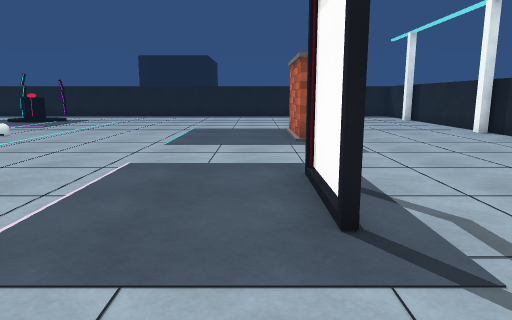
View 1 (above)

20 first-person views from a walk through a 3-D level made in the Unity game engine. The camera is 1.4 m above the floor, tilts 10° down and sees 70° across. The floor is counted in squares, 1 m on a side. Each view is taken from the middle of a square. On the plan, view 1 faces up. The plan holds only what a view shows up to about 16 squares ahead; the rest is blank. The place goes on beyond the plan. The player character is not drawn. Surface patterns are stand-ins for the level's own textures.

View 2
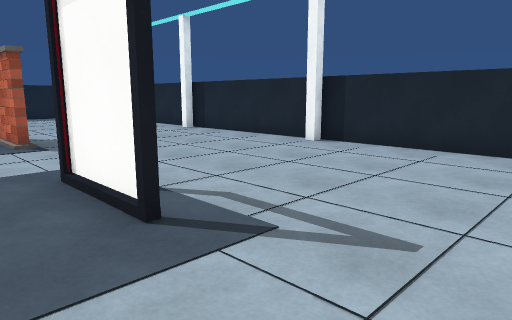

View 3
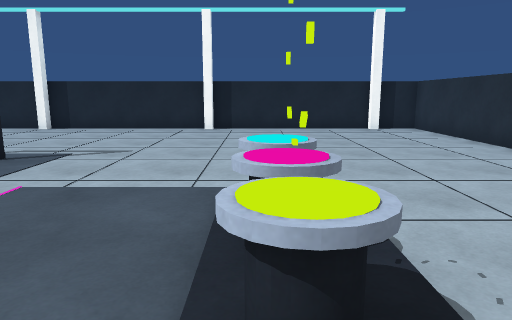

View 4
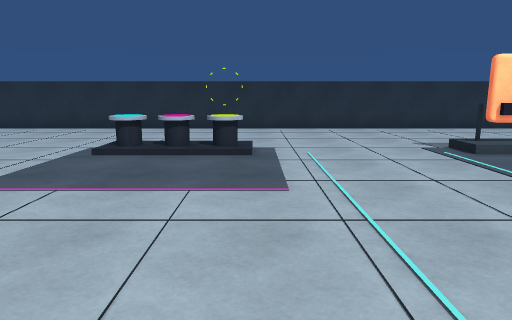

View 5
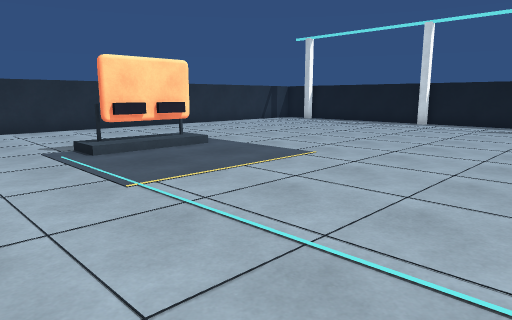

View 6
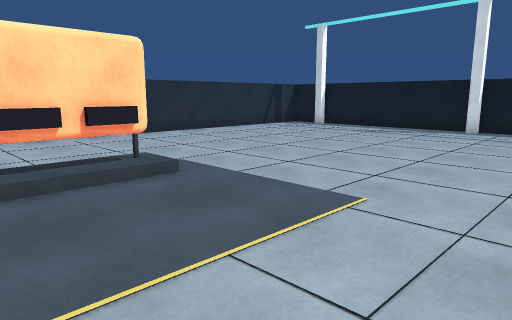

View 7
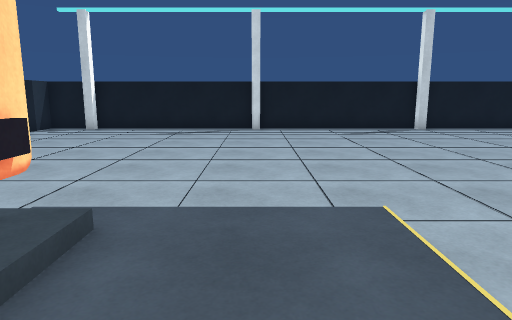

View 8
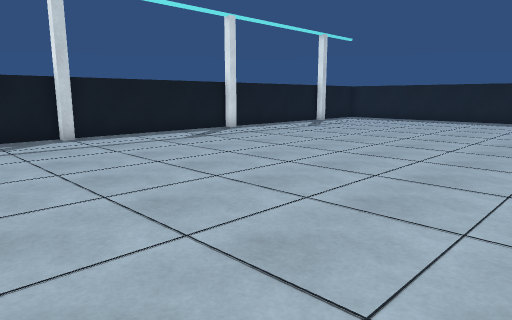

View 9
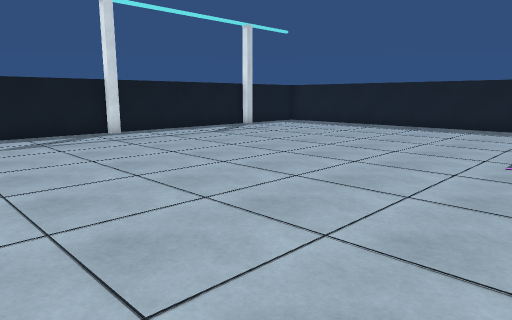

View 10
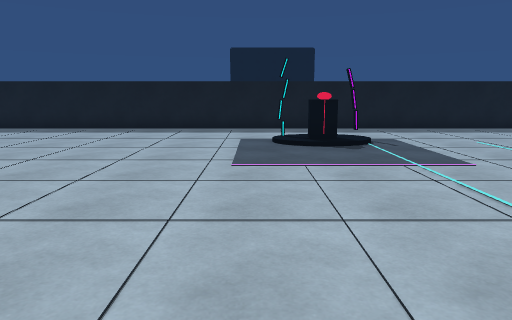

View 11
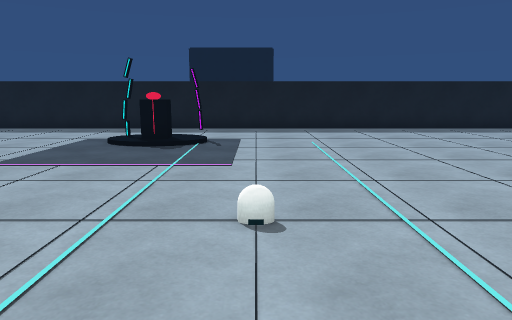

View 12
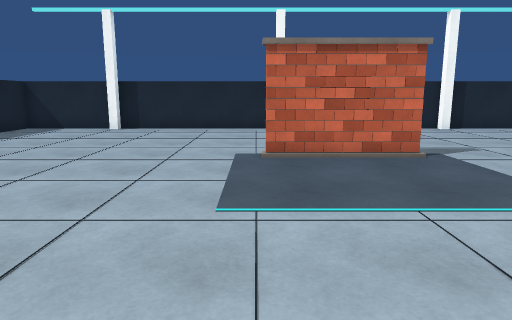

View 13
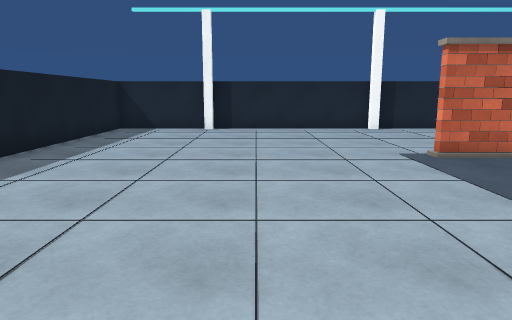

View 14
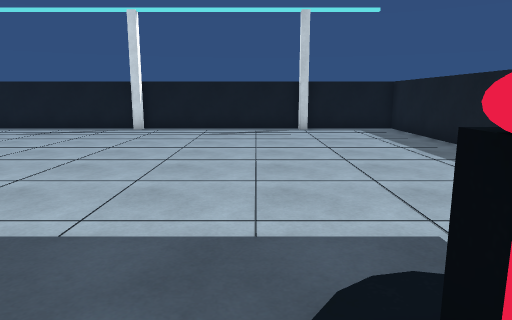

View 15
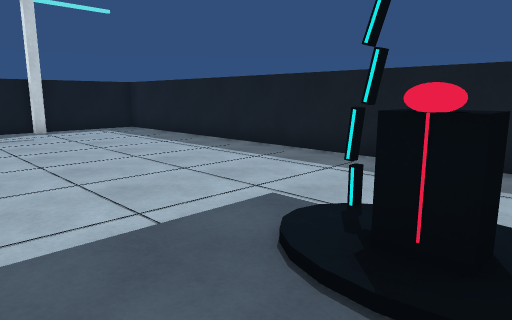

View 16
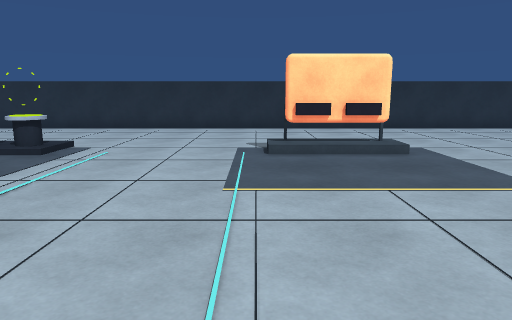

View 17
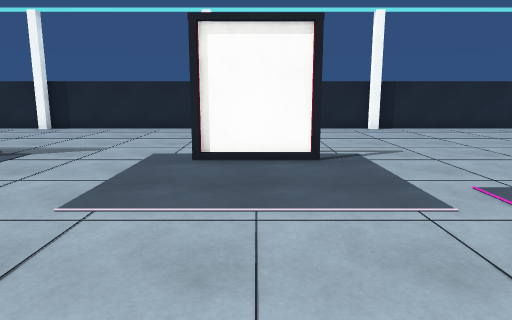

View 18
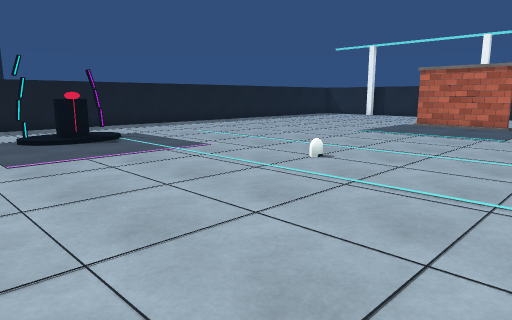

View 19
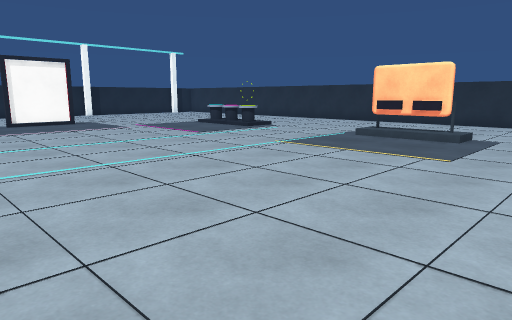

View 20
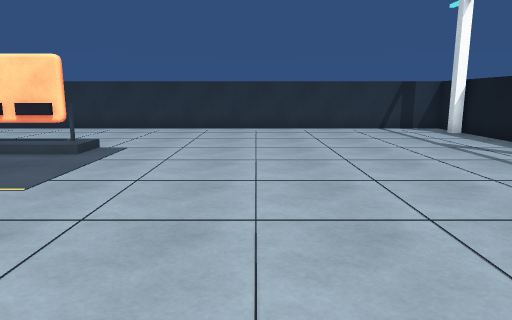

### Floor plan
Key: @ floor where view 1 was taken; # wall or solid block; . main floor; : floor 0.25 m higher than the main floor; / step, stairs or slope; T thing the floor can be seen under or through; O other object.
Columns run from 27 left of view 1 to 9 right of it. Each row starts with its distance up from view 1.
 25 #####################################
 24 #...................................#
 23 #...................................#
 22 #...................................#
 21 #.............#/#...................#
 20 #.............:O:...................#
 19 #.............///...................#
 18 #...................................#
 17 #...................................#
 16 #...................................#
 15 #...........................O.......#
 14 #...........................O.......#
 13 #.................O.........O.......#
 12 #...........................O.......#
 11 #...........................O.......#
 10 #...................................#
  9 #...................................#
  8 #...................................#
  7 #........................    .......#
  6 #........................   O.......#
  5 #........................    .......#
  4 #........................   O.......#
  3 #........................    .......#
  2 #...................................#
  1 #...................................#
  0 #..........................@........#
 -1 #...................................#
 -2 #............TTT.....OOOOO..........#
 -3 #.....................OOO....  .....#
 -4 #...................................#
 -5 #...................................#
 -6 #...................................#
 -7 #...................................#
 -8 #...................................#
 -9 #####################################

Where each view was taken, in squares from view 1:
view 1: 0 up, 0 right, facing up
view 2: 0 up, 1 left, facing up-right
view 3: 2 down, 7 left, facing right
view 4: 7 up, 6 left, facing down
view 5: 7 up, 8 left, facing down-left
view 6: 4 up, 11 left, facing down-left
view 7: 0 up, 11 left, facing left
view 8: 3 up, 14 left, facing up-left
view 9: 8 up, 13 left, facing up-left
view 10: 9 up, 14 left, facing up
view 11: 9 up, 9 left, facing up
view 12: 15 up, 7 left, facing right
view 13: 19 up, 7 left, facing right
view 14: 19 up, 11 left, facing left
view 15: 17 up, 11 left, facing up-left
view 16: 7 up, 11 left, facing down
view 17: 5 up, 7 left, facing right
view 18: 8 up, 16 left, facing up-right
view 19: 10 up, 18 left, facing down-right
view 20: 7 up, 19 left, facing down
